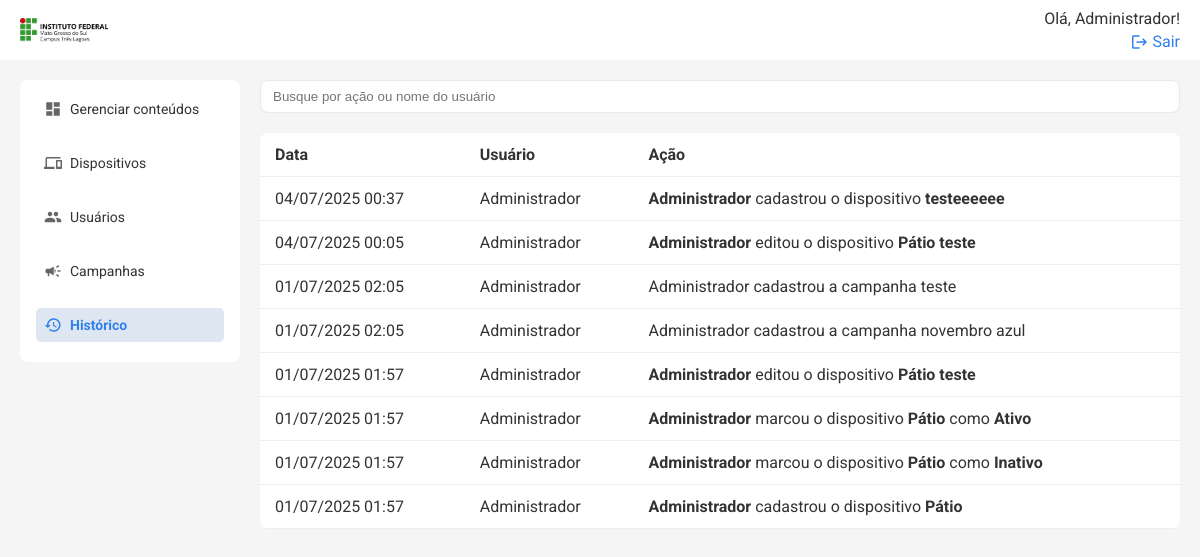
Page /historico (signed in) on the committed database.
### models.py (models this page shows, shortened)
class User(db.Model):
    id = db.Column(db.Integer, primary_key=True)
    name = db.Column(db.String(50), nullable=False)
    email = db.Column(db.String(120), nullable=False, unique=True)
    status = db.Column(db.String(10), nullable=False, default='Ativo')
    senha = db.Column(db.String(100), nullable=False)
    logUser = db.relationship('Log', backref=db.backref('user'))
    is_admin = db.Column(db.Boolean, default=False)

class Historico(db.Model):
    id = db.Column(db.Integer, primary_key=True)
    acao = db.Column(db.String(255), nullable=False)
    data = db.Column(db.DateTime, default=datetime.utcnow)
    usuario_id = db.Column(db.Integer, db.ForeignKey('user.id'))
    usuario = db.relationship('User', backref='historicos')

### routes/historico.py (the view)
@historico_bp.route('/historico')
@login_required
def listar_historico():
    registros = Historico.query.order_by(Historico.data.desc()).all()
    return render_template('historico.html', historico=registros)

### templates/historico.html (shortened to what this page needs)
{% extends 'base.html' %} {% block title %}Histórico{% endblock %} {% block
content %}
<div class="search-cta">
    <input
        type="text"
        placeholder="Busque por ação ou nome do usuário"
        class="search"
        id="buscaHistorico"
    />
</div>
<table class="table">
    <thead>
        <tr>
            <th>Data</th>
            <th>Usuário</th>
            <th>Ação</th>
        </tr>
    </thead>
    <tbody id="historicoTableBody">
        {% for item in historico %}
        <tr>
            <td>{{ item.data.strftime('%d/%m/%Y %H:%M') }}</td>
            <td>{{ item.usuario.name if item.usuario else 'Sistema' }}</td>
            <td>{{ item.acao|safe }}</td>
        </tr>
        {% endfor %}
    </tbody>
</table>
{% endblock %}

### templates/topo.html (shortened to what this page needs)
<header class="topbar">
    <a href="{{ url_for('conteudos.listar_conteudos') }}" class="logo-topo">
        <img
            src="{{ url_for('static', filename='images/logo-ifms-tl.png') }}"
            alt="IFMS Logo"
            style="height: 24px; vertical-align: middle; margin-right: 8px"
        />
    </a>
    <div class="profile">
        {% if session['user_name'] %}
        <span>Olá, {{ session['user_name'] }}!</span>
        <a href="{{ url_for('auth.logout') }}">
            <span class="material-icons">logout</span>
            Sair
        </a>
        {% else %}
        <a href="{{ url_for('auth.login_usuario') }}">Entrar</a>
        {% endif %}
    </div>
</header>

### static/styles.css (style rules this page uses)
* { box-sizing: border-box; }
body { margin: 0; font-family: 'Roboto', sans-serif; color: #333; background-color: #f5f5f5; }
.topbar { width: 100%; background: #ffffff; padding-inline: 20px; box-sizing: border-box; display: flex; justify-content: space-between; align-items: center; position: fixed; top: 0; left: 0; height: 60px; z-index: 100; }
.topbar .profile a { text-align: right; font-size: 16px; color: #2f80ed; text-decoration: none; display: flex; align-items: center; gap: 4px; }
.topbar .profile a .material-icons { font-size: 16px; }
.profile { display: flex; flex-direction: column; align-items: flex-end; gap: 4px; }
.search-cta { display: flex; gap: 12px; margin-bottom: 20px; }
.search { padding: 8px 12px; width: 100%; border: 1px solid #e9e9e9; border-radius: 8px; outline: none; }
.table { width: 100%; border-collapse: collapse; background: white; border-radius: 8px; overflow: hidden; }
.table th, .table td { padding: 12px 15px; border-bottom: 1px solid #eee; vertical-align: middle; }
.table th { text-align: left; }
.material-icons { font-size: 18px !important; vertical-align: middle; }

### rows in the picture
User: user_name "Administrador"
Historico: data "04/07/2025 00:37", usuario "Administrador", acao "Administrador cadastrou o dispositivo testeeeeee"
Historico: data "04/07/2025 00:05", usuario "Administrador", acao "Administrador editou o dispositivo Pátio teste"
Historico: data "01/07/2025 02:05", usuario "Administrador", acao "Administrador cadastrou a campanha teste"
Historico: data "01/07/2025 02:05", usuario "Administrador", acao "Administrador cadastrou a campanha novembro azul"
Historico: data "01/07/2025 01:57", usuario "Administrador", acao "Administrador editou o dispositivo Pátio teste"
Historico: data "01/07/2025 01:57", usuario "Administrador", acao "Administrador marcou o dispositivo Pátio como Ativo"
Historico: data "01/07/2025 01:57", usuario "Administrador", acao "Administrador marcou o dispositivo Pátio como Inativo"
Historico: data "01/07/2025 01:57", usuario "Administrador", acao "Administrador cadastrou o dispositivo Pátio"
